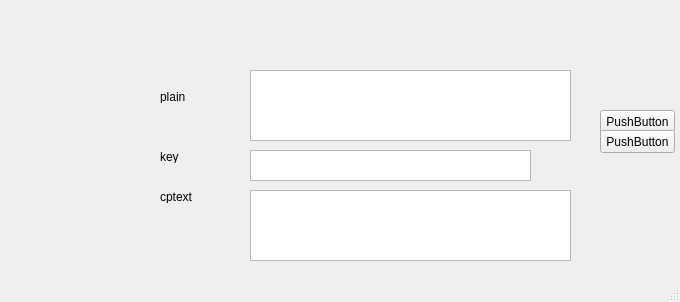
<?xml version="1.0" encoding="UTF-8"?>
<ui version="4.0">
 <class>MainWindow</class>
 <widget class="QMainWindow" name="MainWindow">
  <property name="geometry">
   <rect>
    <x>0</x>
    <y>0</y>
    <width>680</width>
    <height>302</height>
   </rect>
  </property>
  <property name="windowTitle">
   <string>MainWindow</string>
  </property>
  <widget class="QWidget" name="centralwidget">
   <widget class="QPlainTextEdit" name="plain">
    <property name="geometry">
     <rect>
      <x>250</x>
      <y>70</y>
      <width>321</width>
      <height>71</height>
     </rect>
    </property>
   </widget>
   <widget class="QTextEdit" name="key">
    <property name="geometry">
     <rect>
      <x>250</x>
      <y>150</y>
      <width>281</width>
      <height>31</height>
     </rect>
    </property>
   </widget>
   <widget class="QPlainTextEdit" name="cptext">
    <property name="geometry">
     <rect>
      <x>250</x>
      <y>190</y>
      <width>321</width>
      <height>71</height>
     </rect>
    </property>
   </widget>
   <widget class="QPushButton" name="en">
    <property name="geometry">
     <rect>
      <x>600</x>
      <y>110</y>
      <width>75</width>
      <height>23</height>
     </rect>
    </property>
    <property name="text">
     <string>PushButton</string>
    </property>
   </widget>
   <widget class="QPushButton" name="de">
    <property name="geometry">
     <rect>
      <x>600</x>
      <y>130</y>
      <width>75</width>
      <height>23</height>
     </rect>
    </property>
    <property name="text">
     <string>PushButton</string>
    </property>
   </widget>
   <widget class="QLabel" name="label">
    <property name="geometry">
     <rect>
      <x>160</x>
      <y>90</y>
      <width>47</width>
      <height>13</height>
     </rect>
    </property>
    <property name="text">
     <string>plain</string>
    </property>
   </widget>
   <widget class="QLabel" name="label_2">
    <property name="geometry">
     <rect>
      <x>160</x>
      <y>150</y>
      <width>47</width>
      <height>13</height>
     </rect>
    </property>
    <property name="text">
     <string>key</string>
    </property>
   </widget>
   <widget class="QLabel" name="label_3">
    <property name="geometry">
     <rect>
      <x>160</x>
      <y>190</y>
      <width>47</width>
      <height>13</height>
     </rect>
    </property>
    <property name="text">
     <string>cptext</string>
    </property>
   </widget>
  </widget>
  <widget class="QMenuBar" name="menubar">
   <property name="geometry">
    <rect>
     <x>0</x>
     <y>0</y>
     <width>680</width>
     <height>21</height>
    </rect>
   </property>
  </widget>
  <widget class="QStatusBar" name="statusbar"/>
 </widget>
 <resources/>
 <connections/>
</ui>
